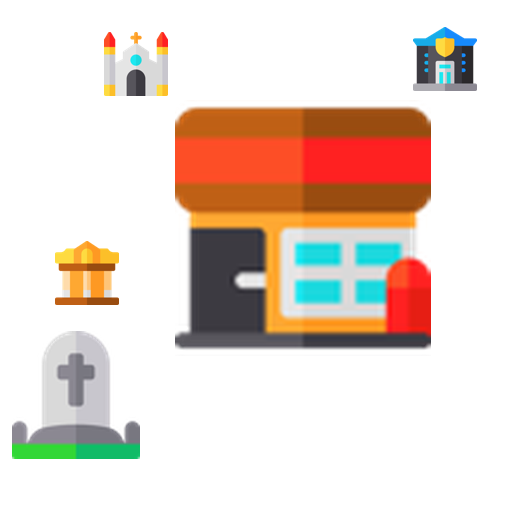
#> input picture Task2Dataset/images/test_image_1.png, 512 x 512 px, given in place of 001-lighthouse.png, which was not available
$ jupyter execute Task3.ipynb   (Python 2 division)   (text cells are left out)
#> lines starting #> are read from the running program, lines starting #| are printed output that depends on the picture; after the words box and inside, x2 and y2 are one past the last pixel; in counts of white or black regions, pixels touching at a corner belong together; pictures that were not available may be replaced by others from this repository, and a replacement may not be noted
[cell 1]
import cv2 as cv
import numpy as np

from matplotlib import pyplot as plt

VERBOSE = False

MIN_MATCH_COUNT = 10
FLANN_INDEX_KDTREE = 1

# QUERY_IMAGE_FILE = "./IconDataset/png/005-silo.png"
QUERY_IMAGE_FILE = "./IconDataset/png/001-lighthouse.png"
TRAIN_IMAGE_FILE = "./Task3Dataset/images/test_image_2.png"

[cell 2]
# Load images.
query_img = cv.imread(QUERY_IMAGE_FILE)
#> query_img is the input picture: shape (512, 512, 3); mean B, G, R 205.9, 215.4, 230.7
train_img = cv.imread(TRAIN_IMAGE_FILE)
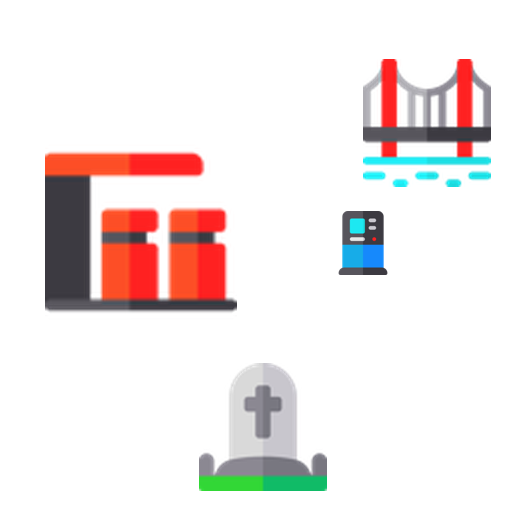
#> input picture Task2Dataset/images/test_image_2.png, 512 x 512 px, found by its file name
#> train_img is the input picture: shape (512, 512, 3); mean B, G, R 229.7, 230.6, 239

if VERBOSE:
    plt.imshow(query_img)
    plt.show()

[cell 3]
# Instantiate a SIFT detector.
sift = cv.SIFT.create()

# Determine keypoints and generate descriptors using SIFT.
kp_query, desc_query = sift.detectAndCompute(query_img, None)
#> kp_query = 258 keypoints; strongest (x, y, size): (137, 84, 15.5), (245, 280, 12), (224, 310, 57), (225, 305, 60.2)
kp_train, desc_train = sift.detectAndCompute(train_img, None)
#> kp_train = 190 keypoints; strongest (x, y, size): (484, 134, 10.5), (383, 272, 5.1), (231, 305, 7.9), (65, 285, 32.8)

[cell 4]
index_params = {"algorithm": FLANN_INDEX_KDTREE, "trees": 5}
search_params = {"checks": 50}

flann = cv.FlannBasedMatcher(index_params, search_params)
matches = flann.knnMatch(desc_query, desc_train, k=2)
#> matches = 258 matches

# Store all good matches as per Lowe's ratio test.
good_matches = []
for m, n in matches:
    if m.distance < 0.7*n.distance:
        good_matches.append(m)
#> after the loop, good_matches = 48 matches

[cell 5]
if len(good_matches) <= MIN_MATCH_COUNT:
    print(f"Not enough matches are found - {len(good_matches)}/{MIN_MATCH_COUNT}")
    matches_mask = None
else:
    source_points = np.array([kp_query[m.queryIdx].pt for m in good_matches], dtype=np.float32).reshape(-1,1,2)
#> source_points = 48 rows, first 8: [18.51, 429.3], [29.78, 432.7], [29.78, 432.7], [31.43, 437.3], [31.67, 428.8], [45.39, 425.3], [60.53, 295], [62.03, 372]
    dest_points = np.array([kp_train[m.trainIdx].pt for m in good_matches], dtype=np.float32).reshape(-1,1,2)
#> dest_points = 48 rows, first 8: [205.5, 461.2], [216.8, 464.7], [216.8, 464.7], [218.4, 469.3], [219.9, 458.5], [232.4, 457.3], [402.2, 69.75], [248.9, 404]

    # We need to implement `findHomography`, `RANSAC`.
    M, mask = cv.findHomography(source_points, dest_points, cv.RANSAC, 5.0)
#> M = [[1, 0.00971, 186], [-0.0143, 1.02, 28.44], [-3.98e-05, 3.49e-05, 1]]; mask = 48 values, max 1 at index 0, min 0 at index 6, mean 0.792
    matches_mask = mask.ravel().tolist()
#> matches_mask has the same summary as mask

    h, w, c = query_img.shape
#> h = 512; w = 512; c = 3
    points = np.array([[0,0],[0,h-1],[w-1,h-1],[w-1,0]], dtype=np.float32).reshape(-1,1,2)
#> points = [[0, 0], [0, 511], [511, 511], [511, 0]]
    destination = cv.perspectiveTransform(points, M)
#> destination = [[186, 28.44], [187.6, 541.7], [704.1, 545.4], [711.9, 21.58]]

    train_img = cv.polylines(train_img, [np.int32(destination)], True, 255, 3, cv.LINE_AA)
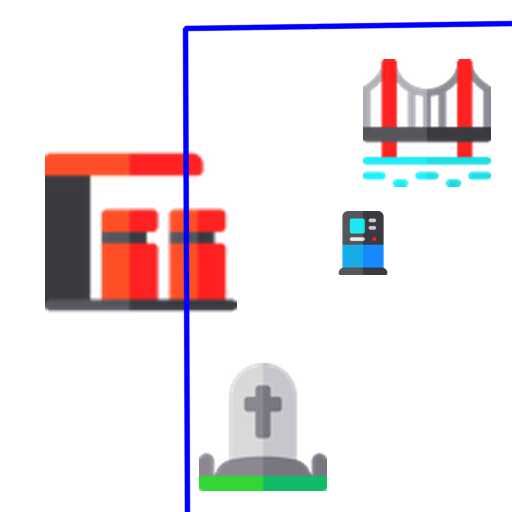
#> train_img: shape (512, 512, 3); 2.16% of pixels changed, all inside (x1, y1, x2, y2) = (182, 20, 512, 512)

[cell 6]
draw_params = {
    "matchColor": (0, 255, 0), # Draw matches in green.
    "singlePointColor": None,
    "matchesMask": matches_mask, # Only draw inliers.
    "flags": 2,
}

matches_img = cv.drawMatches(query_img, kp_query, train_img, kp_train, good_matches, None, **draw_params)
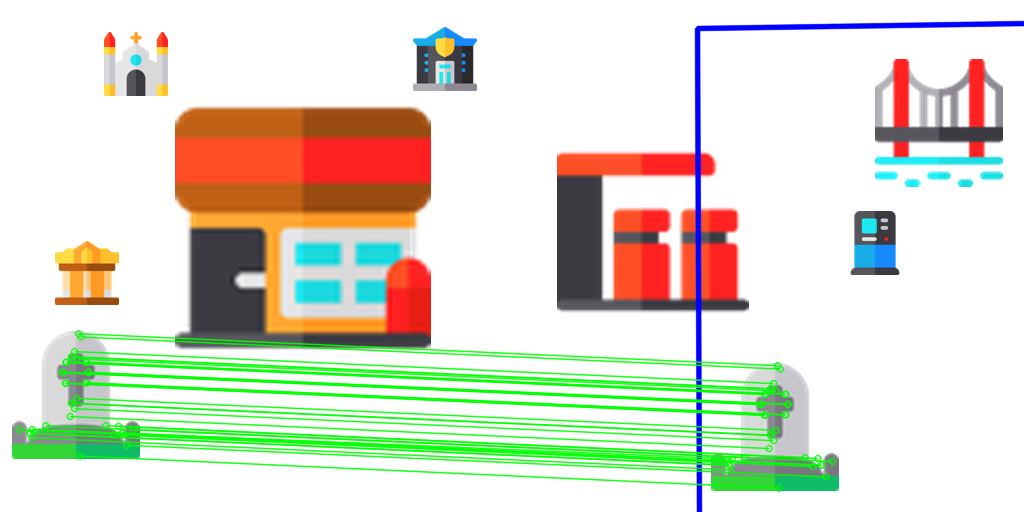
#> matches_img: shape (512, 1024, 3); mean B, G, R 206, 222.1, 220.9
plt.imshow(matches_img)
plt.show()
